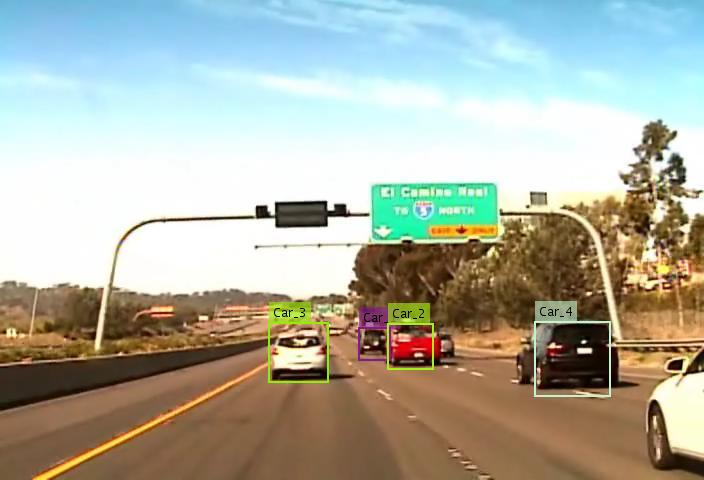
%> input picture Frame 12.jpg, 704 x 480 px
$ octave --eval "result = segment(imread('../Frame 12.jpg'));"   (GNU Octave 9; MATLAB toolbox functions it lacks are replaced by stand-ins)
%> lines starting %> are read from the running program, lines starting %| are printed output that depends on the picture; in (x1, y1, x2, y2) boxes, pixels count from 0 and x2, y2 are one past the last pixel; in counts of white or black regions, pixels touching at a corner belong together; the program's own positions count from 1
function [Label] = segment(im)

image= im;
%> image is the input picture: size 480x704x3 uint8; mean R, G, B 172.8, 174.5, 160.7
Iblur = rgb2gray(imgaussfilt(image, 4));
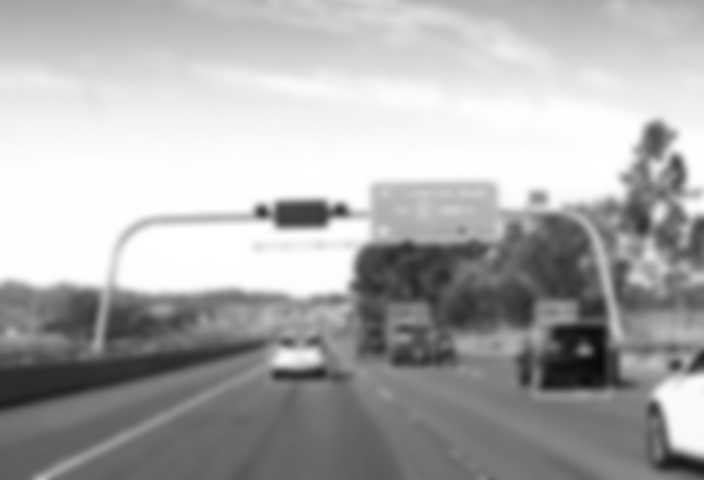
%> Iblur: size 480x704 uint8; min 10, max 255, mean 172.4
Img2= edge(Iblur,'canny',0.3);
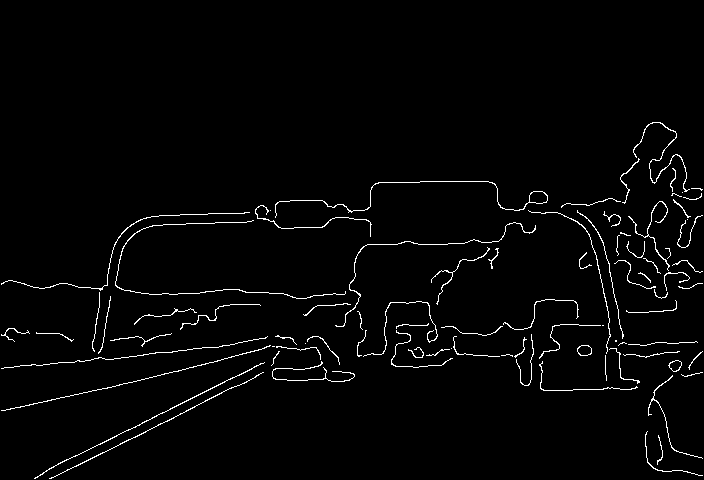
%> Img2: size 480x704 logical; 2.2% white in thin lines or dots, all inside (x1, y1, x2, y2) = (1, 122, 703, 479)
%imshow(Img2);
Img3=im2double(Img2);
bw = imbinarize(Img3,0.8);
bw = bwareaopen(bw,20);
se = strel('disk',2);

bw = imclose(bw,se);
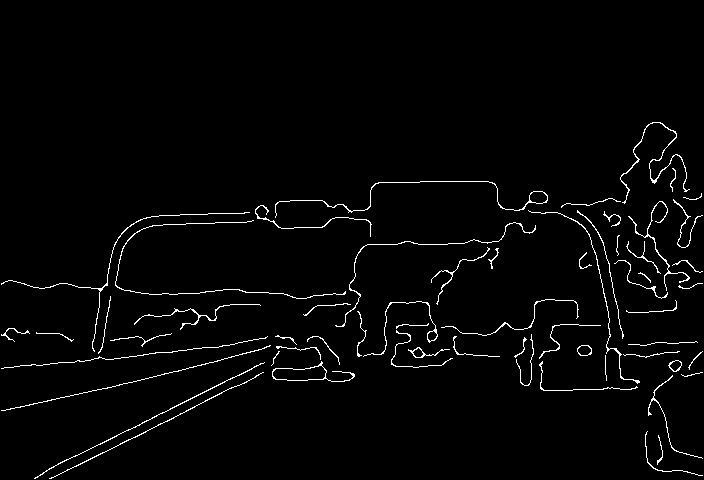
%> bw: size 480x704 logical; 2.3% white in thin lines or dots, all inside (x1, y1, x2, y2) = (1, 122, 703, 479)

bw = imfill(bw,'holes');
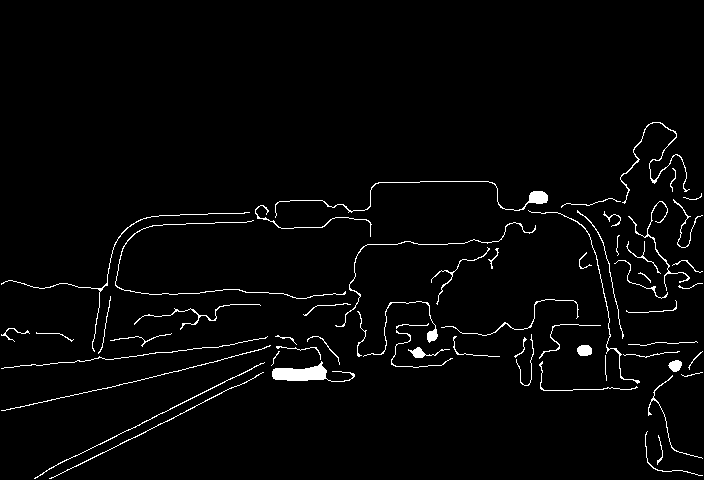
%> bw: size 480x704 logical; 2.5% white in thin lines or dots, all inside (x1, y1, x2, y2) = (1, 122, 703, 479)
%figure
%imshow(bw)
[Label,~]=bwlabel(bw,8);
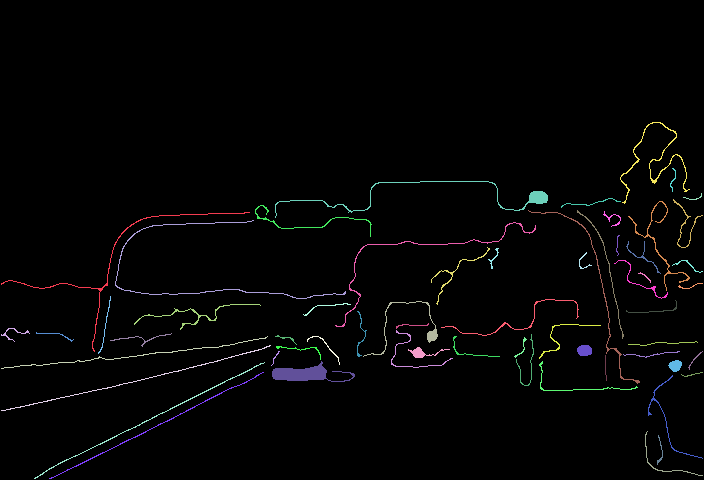
%> Label: size 480x704 double; 61 distinct labels, from 0 to 60; one colour per label, 0 black

end
